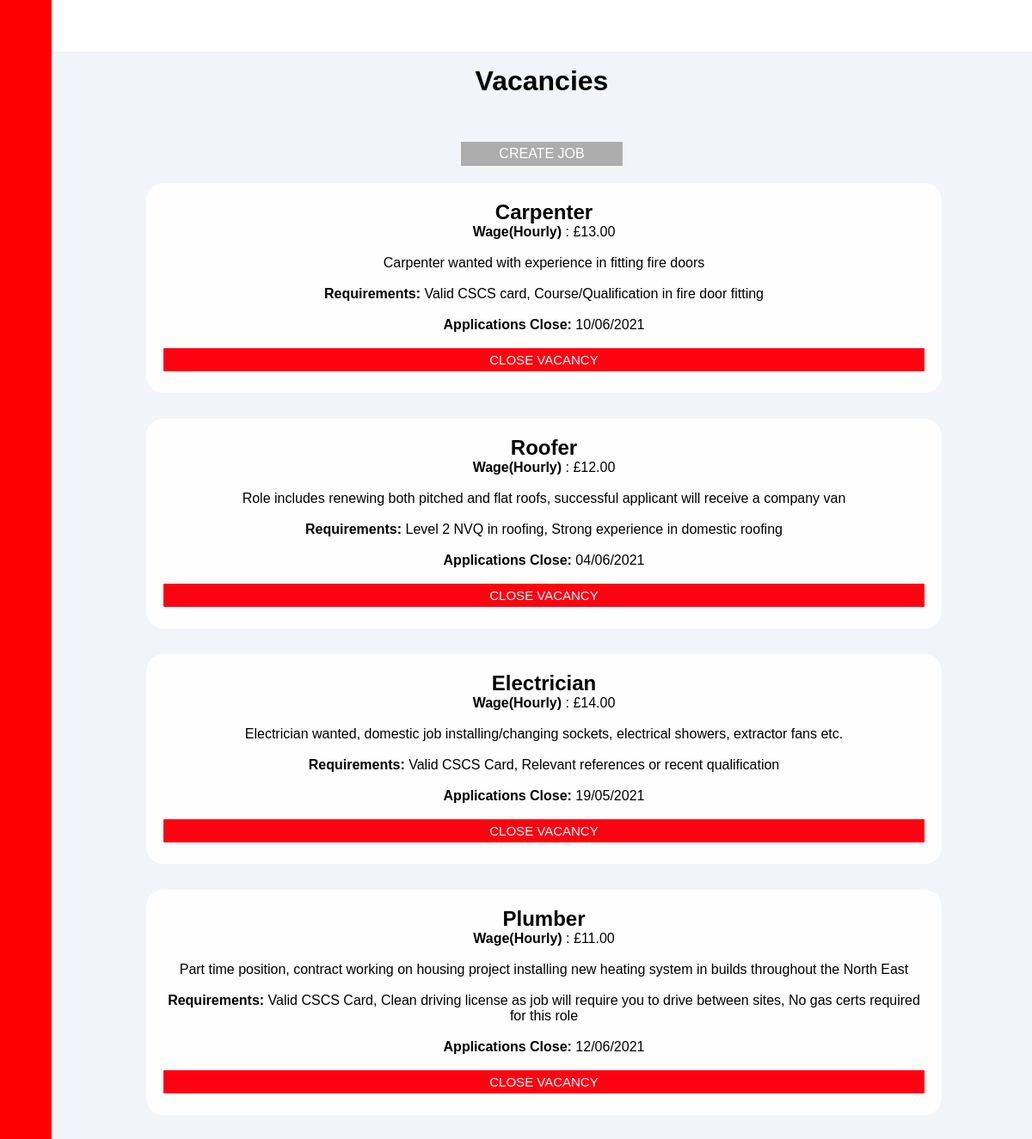
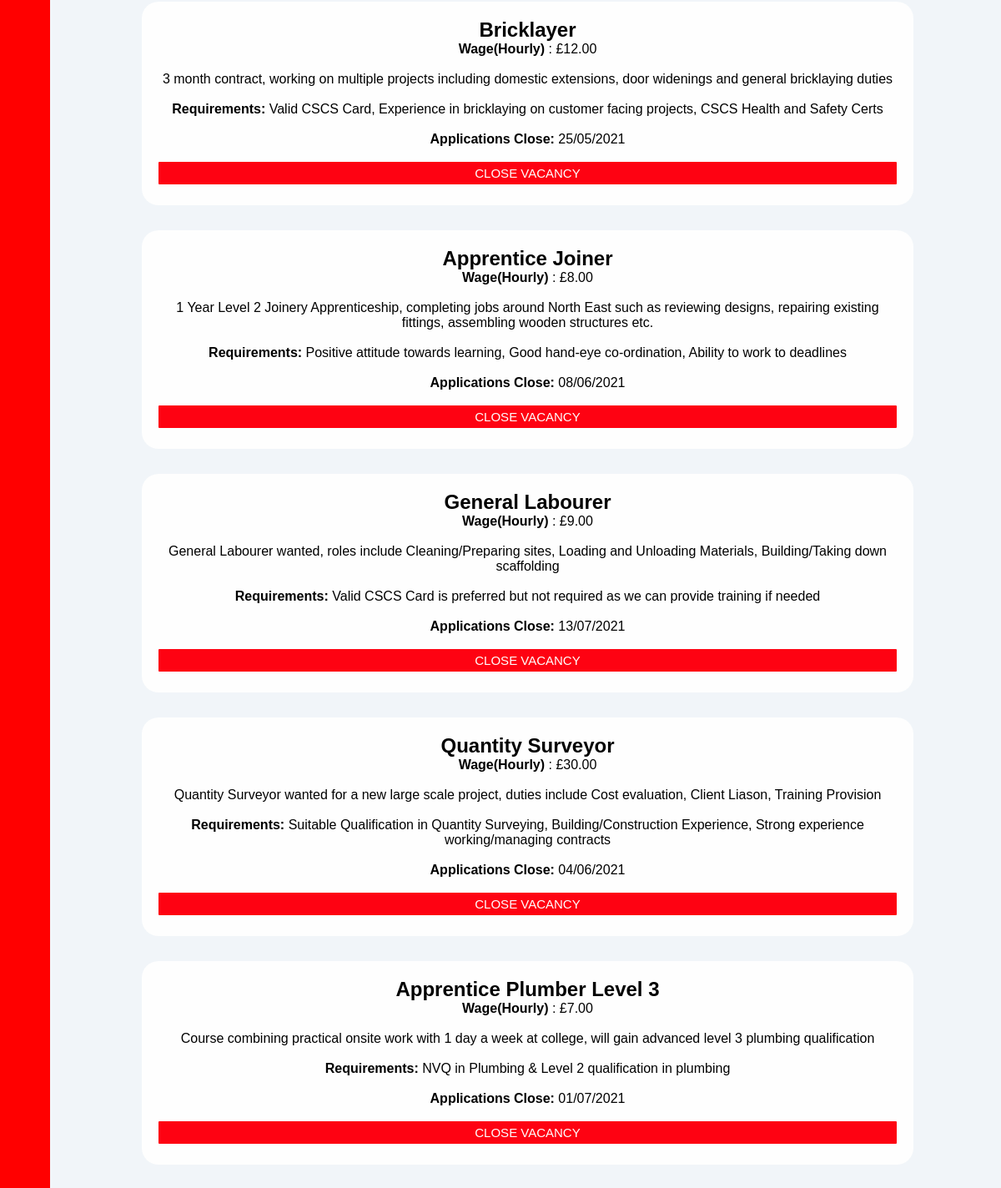
Page /Portal/viewVacancies.php (signed in) on the committed database (2 pictures, top to bottom).
### tables this page shows
CREATE TABLE "hd_job_vacancies" (
	"job_id"	INTEGER NOT NULL,
	"job_title"	TEXT,
	"job_wage"	INTEGER,
	"job_desc"	TEXT,
	"job_requirements"	TEXT,
	"job_close_date"	TEXT,
	PRIMARY KEY("job_id" AUTOINCREMENT)
);

### Portal/inc/functions.php (the view, shortened to what this page needs)
<?php
function getDatabase(){
    try{
        $dir = 'sqlite:../DB/hendersonDB.sqlite';
        $dbConnection  = new PDO($dir) or die("cannot open the database");
    }catch (Exception $e) {
        echo "There was a problem: " . $e->getMessage();
    }
    return $dbConnection;
}
function adminNav(){
    $nav = <<<NAV
    <input type="checkbox" id="sidebar-toggle">
    <div class="sidebar">
        <div class="sidebar-header">
            <h3 class="brand">
                <span>Henderson</span>
            </h3>
            <label for="sidebar-toggle" class="ti-menu-alt"></label>
        </div>
        <div class="sidebar-menu">
            <ul>
                <li>
                    <a href="adminDashboard.php">
                        <span class="ti-home"></span>
                        <span>Home</span>
                    </a>
                </li>
                <li>
                    <a href="payroll.php">
                        <span class="ti-time"></span>
                        <span>Payroll</span>
                    </a>
                </li>
                <li>
                    <a href="position.php">
                        <span class="ti-settings"></span>
                        <span>Positions</span>
                    </a>
                </li>
                <li>
                <a href="deductions.php">
                    <span class="ti-settings"></span>
                    <span>Deductions</span>
                </a>
            </li>
                <li>
                    <a href="vehicleLogs.php">
                        <span class="ti-settings"></span>
                        <span>View Vehichle Logs</span>
                    </a>
                </li>
                <li>
                    <a href="viewEmployees.php">
                        <span class="ti-settings"></span>
                        <span>View Employees</span>
                    </a>
                </li>
                <li>
                    <a href="viewVacancies.php">
                        <span class="ti-files"></span>
                        <span>View Vacancies</span>
                    </a>
                </li>
                <li>
                    <a href="viewApplicants.php">
                        <span class="ti-user"></span>
                        <span>View Applicants</span>
                    </a>
                </li>
                <li>
                    <a href="logout.php">
                        <span class="ti-share"></span>
                        <span>Log Out</span>
                    </a>
                </li>
            </ul>
        </div>
    </div>
NAV;
    $nav .= "\n";
    return $nav;
}
function getVacancies(){
    $dbConn = getDatabase();
    $select_stmt = $dbConn->prepare("SELECT
                                        job_title AS 'Title',
                                        job_wage AS 'Wage',
                                        job_desc AS 'Description',
                                        job_requirements AS 'Requirements',
                                        job_close_date AS 'Close',
                                        job_id AS 'ID'
                                    FROM hd_job_vacancies
                                    ");
    $select_stmt->execute();
    $vacancies = array();
    if ($select_stmt->execute()) {
        while ($row = $select_stmt->fetch(PDO::FETCH_ASSOC)) {
            $vacancies[] = $row;
        }
    }
    $vacancyPage = <<<VACANCIES
        <div class="vacancy-form" id="vacancy">
            <button type="submit" id="show">Create Job</button>
            <div id ="vac-form">
            <form id="new-vacancy" action="newVacancy.php" method="post">
                <input
                    name="title" type="text" required id="title"
                    placeholder="Title" pattern="[a-zA-Z0-9\s]+" title="Only alphaneumerics are allowed"
                    autocomplete="first-name" size="20" maxlength="40"
                ><br>
                <input
                    name="wage" type="text" required id="wage"
                    placeholder="Wage (Hourly)" pattern="[0-9]+" title="Only numbers are allowed"
                    autocomplete="wage" size="20" maxlength="10"
                ><br>
                <textarea type="text" name="description" id="description" placeholder="Description of role" minlength="1" required title="description"></textarea><br>
                <textarea type="text" name="requirements" id="requirements" placeholder="Requirements" minlength="1" required title="requirements"></textarea><br>
                <input
                    type="text"
                    name="close"
                    placeholder="Close Date DD/MM/YYYY"
                    pattern="(^(((0[1-9]|1[0-9]|2[0-8])[\/](0[1-9]|1[012]))|((29|30|31)[\/](0[13578]|1[02]))|((29|30)[\/](0[4,6,9]|11)))[\/](19|[2-9][0-9])\d\d$)|(^29[\/]02[\/](19|[2-9][0-9])(00|04|08|12|16|20|24|28|32|36|40|44|48|52|56|60|64|68|72|76|80|84|88|92|96)$)">
                <button name="btn_create_vacancy" type="submit" id="create-vacancy">Create Job</button>
            </form>
            </div>
        </div>
VACANCIES;
    $vacancyBox = "";
    if(empty($vacancies)){
        $vacancyPage .= <<<JOBS
        <div class="no-applicants">
            <div class="applicants-message">
                <h2>No Vacancies</h2>
                <p>There are vacancies</p>
                <p>Create a vacancy using the above button</p>
                <br>
            </div>
        </div>
JOBS;
    }else{
        foreach ( $vacancies as $jobItem ) {
            $vacancyBox .= "<div class='vacancy-box'>";
            foreach ( $jobItem as $key => $value ) {
                switch ($key) {
                    case 'Title':
                        $vacancyBox .= "<h2><b>$value</b></h2>";
                        break;
                    case 'Wage':
                        $vacancyBox .= "<p><b>Wage(Hourly)</b> : £$value.00</p><br>";
                        break;
                    case 'Description':
                        $vacancyBox .= "<p>$value</p><br>";
                        break;
                    case 'Requirements':
                        $vacancyBox .= "<p><b>Requirements: </b>$value</p><br>";
                        break;
                    case 'Close':
                        $vacancyBox .= "<p><b>Applications Close: </b>$value</p><br>";
                        break;
                    case 'ID':
                        $vacancyBox .= "<form action='closeVacancy.php' method='post'>";
                        $vacancyBox .= "<input type='text' style='display: none' id='job_id' name='job_id' value='$value'>";
                        $vacancyBox .= "<input type='submit' name='btn_close_vacancy' id='close' value='Close Vacancy' /></form>";
                        break;
                }
            }
            $vacancyBox .= "</div>";
        }
        $vacancyPage .= $vacancyBox;
    }
return $vacancyPage;
}
?>

### Portal/style.css (style rules this page uses)
:root { --main-color: red; --color-dark:#1D2231; --text-grey:#8390A2; }
* { font-family: sans-serif; margin: 0; padding: 0; text-decoration: none; list-style-type: none; box-sizing: border-box; }
.sidebar { height: 100%; width: 240px; position: fixed; left: 0; top: 0; z-index: 100; background: var(--main-color); color: #fff; overflow-y: auto; transition: width 500ms; }
.sidebar-header { display: flex; justify-content: space-between; align-items: center; height: 60px; padding: 0rem 1rem; }
.sidebar-menu { padding: 1rem; }
.vacancy-box { width: 100%; display: block; overflow: hidden; height: 400x; padding: 20px; margin:5px; margin-left:10px; margin-top: 15px; margin-bottom: 15px; text-align: center; border-radius: 20px; background-color: #FEFEFE; }
.vacancy-box #close { cursor:pointer; width:100%; border:none; background:#FE0212; color:#FEFEFE; margin:0 0 5px; padding:5px; font-size:15px; text-transform: uppercase; border-radius: 1px; }
#show { cursor:pointer; width:20%; border:none; background:#ADADAD; color:#FFF; margin:0 0 5px; padding:5px; font-size:1rem; text-transform: uppercase; }
.vacancy-form { width: 100%; text-align: center; }
@media only screen and (max-width: 1200px) { .sidebar { width: 60px; z-index:150 ; } }
@media only screen and (max-width: 1200px) { .sidebar .sidebar-header, .sidebar li { display: flex; justify-content: center; } }

### rows in the picture
hd_job_vacancies: job_title "Carpenter", job_wage "13", job_desc "Carpenter wanted with experience in fitting fire doors", job_requirements "Valid CSCS card, Course/Qualification in fire door fitting", job_close_date "10/06/2021"
hd_job_vacancies: job_title "Roofer", job_wage "12", job_desc "Role includes renewing both pitched and flat roofs, successful applicant will receive a company van", job_requirements "Level 2 NVQ in roofing, Strong experience in domestic roofing", job_close_date "04/06/2021"
hd_job_vacancies: job_title "Electrician", job_wage "14", job_desc "Electrician wanted, domestic job installing/changing sockets, electrical showers, extractor fans etc.", job_requirements "Valid CSCS Card, Relevant references or recent qualification", job_close_date "19/05/2021"
hd_job_vacancies: job_title "Plumber", job_wage "11", job_desc "Part time position, contract working on housing project installing new heating system in builds throughout the North East", job_requirements "Valid CSCS Card, Clean driving license as job will require you to drive between sites, No gas certs required for this role", job_close_date "12/06/2021"
hd_job_vacancies: job_title "Bricklayer", job_wage "12", job_desc "3 month contract, working on multiple projects including domestic extensions, door widenings and general bricklaying duties", job_requirements "Valid CSCS Card, Experience in bricklaying on customer facing projects, CSCS Health and Safety Certs", job_close_date "25/05/2021"
hd_job_vacancies: job_title "Apprentice Joiner", job_wage "8", job_desc "1 Year Level 2 Joinery Apprenticeship, completing jobs around North East such as reviewing designs, repairing existing fittings, assembling wooden structures etc.", job_requirements "Positive attitude towards learning, Good hand-eye co-ordination, Ability to work to deadlines", job_close_date "08/06/2021"
hd_job_vacancies: job_title "General Labourer", job_wage "9", job_desc "General Labourer wanted, roles include Cleaning/Preparing sites, Loading and Unloading Materials, Building/Taking down scaffolding", job_requirements "Valid CSCS Card is preferred but not required as we can provide training if needed", job_close_date "13/07/2021"
hd_job_vacancies: job_title "Quantity Surveyor", job_wage "30", job_desc "Quantity Surveyor wanted for a new large scale project, duties include Cost evaluation, Client Liason, Training Provision", job_requirements "Suitable Qualification in Quantity Surveying, Building/Construction Experience, Strong experience working/managing contracts", job_close_date "04/06/2021"
hd_job_vacancies: job_title "Apprentice Plumber Level 3", job_wage "7", job_desc "Course combining practical onsite work with 1 day a week at college, will gain advanced level 3 plumbing qualification", job_requirements "NVQ in Plumbing & Level 2 qualification in plumbing", job_close_date "01/07/2021"
